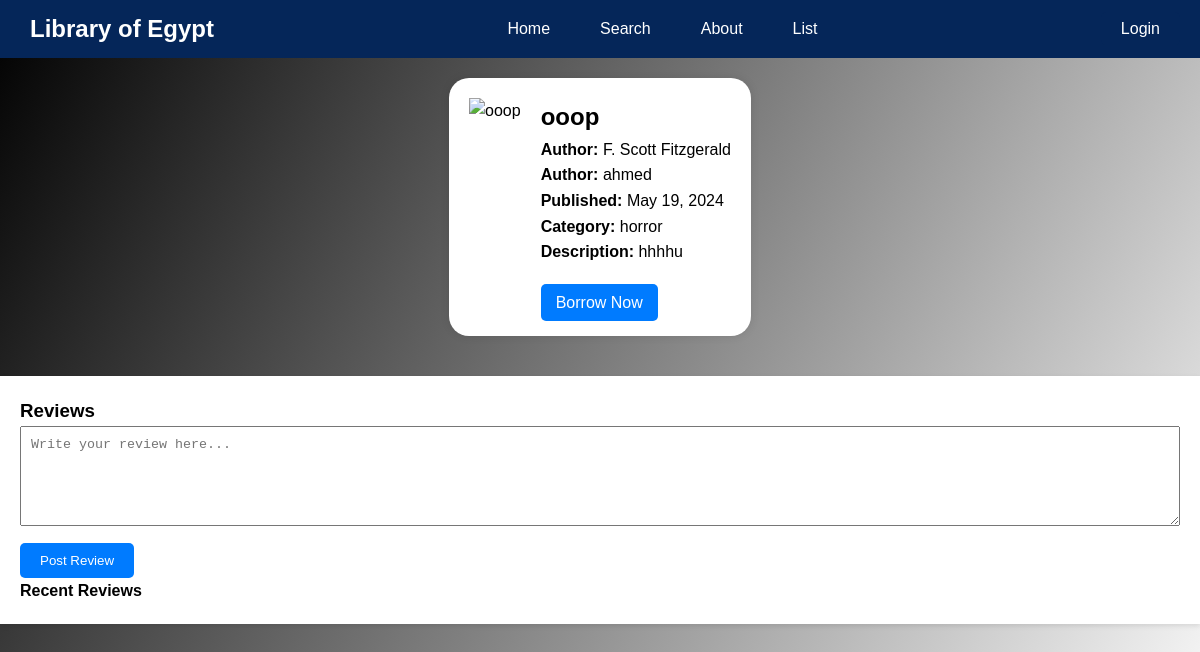
Screenshot of /members/book/6/ with the database file from the repository.
### members/models.py (models this page shows, shortened)
class Book(models.Model):
    title = models.CharField(max_length=255)
    author = models.CharField(max_length=255)
    description = models.TextField()
    isbn = models.CharField(max_length=13)
    image_url = models.URLField()
    category = models.CharField(max_length=255)
    year_of_publish = models.DateField()
    available = models.BooleanField(default=True)  # Indicates if the book is available for borrowing

### members/views.py (the view)
# urls.py: path('book/<int:book_id>/', views.book_details, name='book_details'),
def book_details(request, book_id):
    book = get_object_or_404(Book, pk=book_id)
    comments = Comment.objects.filter(book=book).order_by('-id')
    selected_book_id = book_id
    return render(request, 'members/book_details.html', {'book': book, 'comments': comments})

### members/templates/members/book_details.html (shortened to what this page needs)
{% load static %}
<!DOCTYPE html>
<html lang="en">
<head>
    <link rel="stylesheet" href="{% static 'members/css/navBar.css' %}">
    <link rel="stylesheet" href="{% static 'members/css/book.css' %}">
</head>
<body>
    <nav class="navbar">
        <div class="nav-container">
            <div class="logo">
                <a href="{% url 'Home' %}">Library of Egypt</a>
            </div>
            <ul class="nav-menu">
                <li><a href="{% url 'Home' %}">Home</a></li>
                <li><a href="{% url 'Search' %}">Search</a></li>
                <li><a href="{% url 'about' %}">About</a></li>
                  <li><a href="{% url 'list' %}">List</a></li>
            </ul>
            <div class="login-button">
                {% if user.is_authenticated %}
                <li><a href="{% url 'book_list' %}">Admin Menu</a></li>
                <a href="{% url 'account' %}">{{ user.username }}</a>
            {% else %}
                <a href="{% url 'Log_in' %}">Login</a>
            {% endif %}
            </div>
        </div>
    </nav>
    <div class="container">
        <div class="book-details">
            <img src="{{ book.image_url }}" alt="{{ book.title }}" class="book-cover">
            <div class="details">
                <h2>{{ book.title }}</h2>
                <p><strong>Author:</strong> F. Scott Fitzgerald</p>
                <p><strong>Author:</strong> {{ book.author }}</p>
                <p><strong>Published:</strong> {{ book.year_of_publish }}</p>
                <p><strong>Category:</strong> {{ book.category }}</p>
                <p><strong>Description:</strong> {{ book.description }}</p>
                <br>
                <a href="{% url 'booktime' book_id=book.id %}" class="borrow-button">Borrow Now</a>
            </div>
        </div>
    </div>
    <div class="review-section">
        <h3>Reviews</h3>
        <form id="review-form" method="POST" action="{% url 'book_details' book_id=book.id %}">
            <textarea id="review-box" name="text_comment" placeholder="Write your review here..." required></textarea>
            <button type="submit">Post Review</button>
        </form>
        <div id="reviews-container">
            <h4>Recent Reviews</h4>
        </div>
    </div>
</body>
</html>

### members/static/members/css/navBar.css (style rules this page uses)
* { margin: 0; padding: 0; box-sizing: border-box; }
body { font-family: 'Arial', sans-serif; line-height: 1.6; background-color: #f4f4f4; }
.navbar { background-color: #052659; color: white; display: flex; justify-content: space-between; align-items: center; padding: 10px 20px; }
.nav-container { width: 100%; max-width: 1200px; display: flex; justify-content: space-between; align-items: center; margin: 0 auto; }
.logo a { color: white; text-decoration: none; font-size: 1.5em; font-weight: bold; }
.nav-menu { list-style-type: none; display: flex; }
.nav-menu li { padding: 0 15px; }
.nav-menu li a { color: white; text-decoration: none; transition: color 0.3s ease; }
.login-button a { padding: 8px 20px; background-color: #052659 ; color: white; text-decoration: none; border-radius: 5px; transition: background-color 0.3s ease; }

### members/static/members/css/book.css (style rules this page uses)
body { background-color: #fafafa; margin: 0; padding: 0; font-family: Arial, Helvetica, sans-serif; height: 100vh; color: black; background: linear-gradient(120deg, black , white); }
.logo a, .nav-menu a { color: white; text-decoration: none; padding: 10px; }
.nav-menu { list-style-type: none; display: flex; }
.borrow-button { background-color: #007bff; color: white; padding: 10px 15px; text-decoration: none; border-radius: 5px; transition: background-color 0.3s; }
.container { display: flex; justify-content: center; padding: 20px; }
.book-details { background: white; padding: 20px; box-shadow: 0 0 10px rgba(0,0,0,0.1); display: flex; max-width: 800px; border-radius: 20px; }
.book-cover { max-width: 200px; margin-right: 20px; }
img { width: 178 ; height: 284; }
.details { flex: 1; }
.review-section { margin-top: 20px; background-color: #fff; padding: 20px; box-shadow: 0 2px 5px rgba(0,0,0,0.1); }
#review-form textarea { width: 100%; padding: 10px; margin-bottom: 10px; height: 100px; box-sizing: border-box; }
#review-form button { padding: 10px 20px; background-color: #007bff; color: white; border: none; border-radius: 5px; cursor: pointer; }

### rows the page displays
Book: title "ooop", author "ahmed", year_of_publish "May 19, 2024", category "horror", description "hhhhu"
